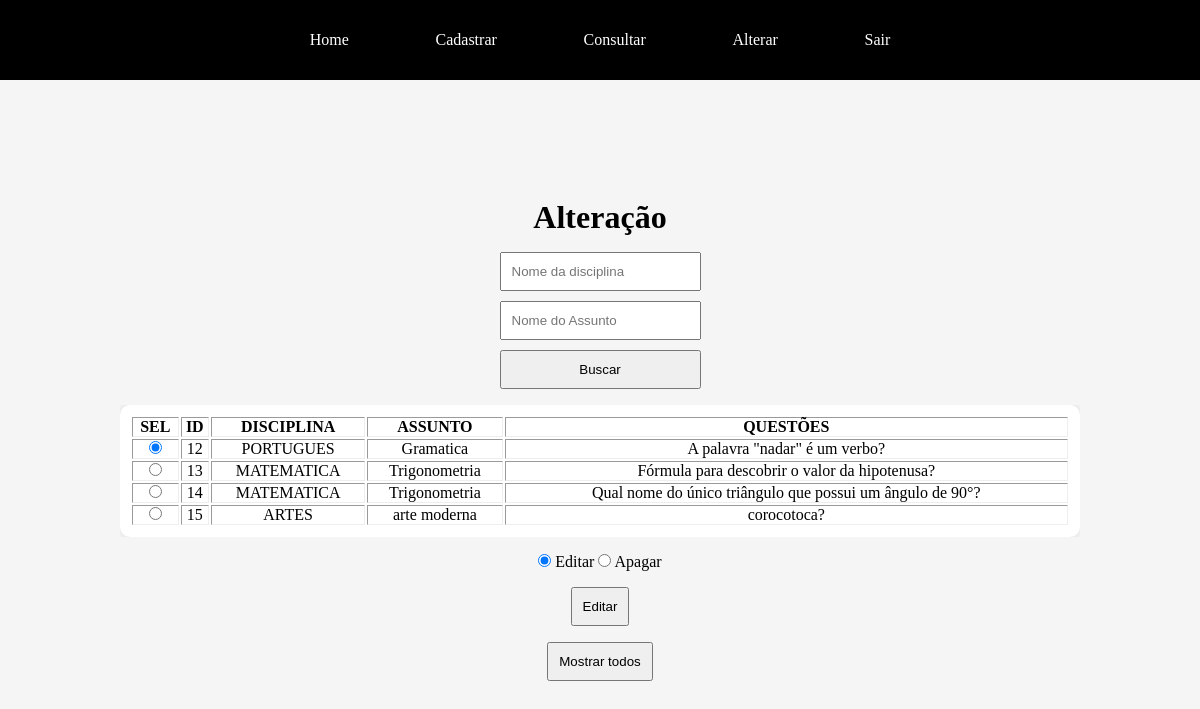
The app's page /site/acess/prof/alteracao/prova/busca.php with its own data.
### tables this page shows
CREATE TABLE `prova` (
  `id` int(11) NOT NULL,
  `disciplina` varchar(60) NOT NULL,
  `assunto` varchar(60) NOT NULL,
  `questoes` varchar(120) NOT NULL
);

### site/acess/prof/alteracao/prova/busca.php (the view, shortened to what this page needs)
<!DOCTYPE html>
<html lang="pt-BR">
<head>
  <link rel="stylesheet" href="../../../../css/acess/consulta.css">
  <?php
    require "../../../../conexao.php";
    $nome = $_POST['nome'];
    $assunto = $_POST['assunto'];
    $sql = "SELECT * FROM PROVA WHERE disciplina LIKE '$nome%' AND assunto LIKE '$assunto%'";
    $result = mysqli_query($conn, $sql);
    $rows = mysqli_num_rows($result);
  ?>
</head>
<body>
  <header>
    <nav class="menu">
      <a href="../../home.php" class="menu-item"><span>Home</span></a>
      <a href="../../cadastrar.php" class="menu-item"><span>Cadastrar</span></a>
      <a href="../../consultar.php" class="menu-item"><span>Consultar</span></a>
      <a href="../../alterar.php" class="menu-item"><span>Alterar</span></a>
      <a href="../../../../index.php" class="menu-item"><span>Sair</span></a>
    </nav>
  </header>
  <main>
    <h1>Alteração</h1>
    <form action="busca.php" method="post" class="busca" style="display: flex; flex-direction: column; gap: 10px;">
      <input type="text" name="nome" placeholder="Nome da disciplina" required>
      <input type="text" name="assunto" placeholder="Nome do Assunto" required>
      <button type="submit">Buscar</button>
    </form>
    <form action="validacao.php" method="post" class="form">
      <div class="container">
        <table border="1px" class='lista'>
          <thead>
            <th>SEL</th>
            <th>ID</th>
            <th>DISCIPLINA</th>
            <th>ASSUNTO</th>
            <th>QUESTÕES</th>
          </thead>
          <tbody>
            <?php
              if ($rows > 0) {
                $c = 0;
                while ($row = mysqli_fetch_assoc($result)) {
                  if ($c == 0) {
                    echo "<tr>
                      <td><input type='radio' value='{$row['id']}' name='disc' checked></td>
                      <td>{$row['id']}</td>
                      <td>{$row['disciplina']}</td>
                      <td>{$row['assunto']}</td>
                      <td>{$row['questoes']}</td>
                    </tr>";
                    $c = 1;
                  } else {
                    echo "<tr>
                      <td><input type='radio' value='{$row['id']}' name='disc'></td>
                      <td>{$row['id']}</td>
                      <td>{$row['disciplina']}</td>
                      <td>{$row['assunto']}</td>
                      <td>{$row['questoes']}</td>
                    </tr>";
                  }
                }
              } else {
                echo "<script>alert('Prova não encontrada!'); location.href = 'alterar.php'</script>";
              }
            ?>
          </tbody>
        </table>
      </div>
      <div class="radios">
          <input type="radio" name="alt" value='editar' checked onclick="mudar()">
          <span>Editar</span>
          <input type="radio" name="alt" value='apagar' onclick='mudar()'>
          <span>Apagar</span>
      </div>
      <button type='submit' id='btn'>Editar</button>
    </form>
    <button onclick="voltar()">Mostrar todos</button>
  </main>
</body>
</html>

### site/css/acess/consulta.css (style rules this page uses)
main { display: flex; justify-content: center; align-items: center; width: 100%; height: calc(100vh - 80px); flex-direction: column; gap: 1rem; text-align: center; background-color: whitesmoke; position: relative; }
input { padding: 10px; }
button { padding: 10px; cursor: pointer; }
.container { overflow: scroll; width: 80%; }
.lista { border: none; padding: 10px; background-color: white; box-shadow: 0 0 10px rgba(0,0,0,0.1); width: 100%; border-radius: 10px; }
.form { display: flex; justify-content: center; align-items: center; flex-direction: column; width: 100%; gap: 1rem; }

### site/css/acess/header.css (style rules this page uses)
* { margin: 0; padding: 0; box-sizing: border-box; text-decoration: none; }
header { width: 100%; height: 80px; background-color: black; color: white; box-shadow: 0 0 10px rgba(0,0,0,0.4); display: flex; justify-content: center; align-items: center; }
.menu { display: flex; justify-content: center; gap: 20%; }
.menu > a { color: white; position: relative; padding: 10px; }
.menu > a::after { content: ''; position: absolute; width: 0; left: 0; bottom: 0; height: 2px; background-color: white; transition: width .3s ease; }

### records on screen
prova: id "12", disciplina "PORTUGUES", assunto "Gramatica", questoes "A palavra \"nadar\" é um verbo?"
prova: id "13", disciplina "MATEMATICA", assunto "Trigonometria", questoes "Fórmula para descobrir o valor da hipotenusa?"
prova: id "14", disciplina "MATEMATICA", assunto "Trigonometria", questoes "Qual nome do único triângulo que possui um ângulo de 90°?"
prova: id "15", disciplina "ARTES", assunto "arte moderna", questoes "corocotoca?"
